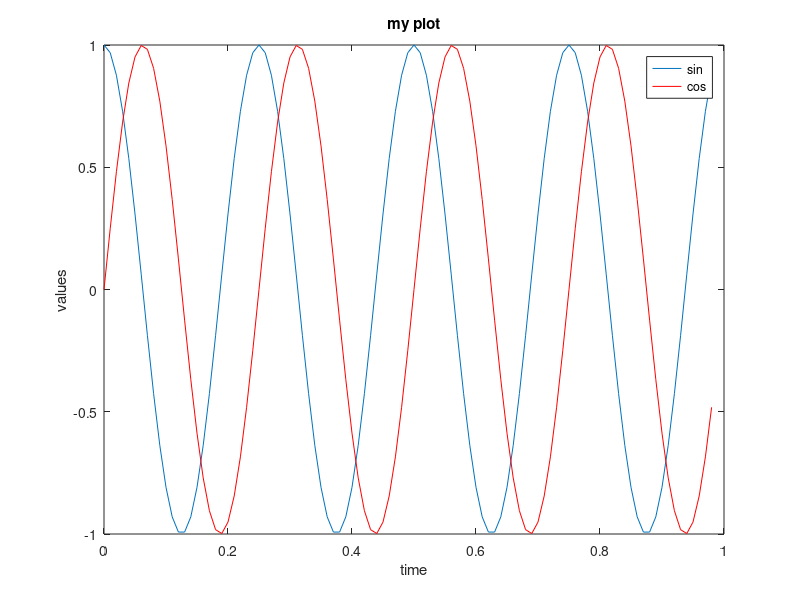
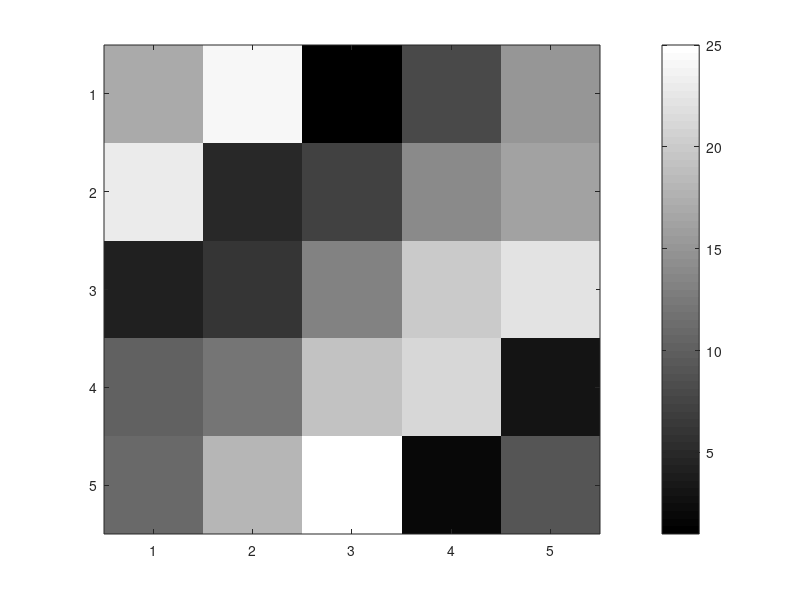

MATLAB code for these plots, in order:
t = [0:0.01:0.98];
y1 = sin(2*pi*4*t);
plot(t, y1) % Plot x=t, y=y1

y2 = cos(2*pi*4*t);
plot(t, y2) % Plot x=t, y=y2, replaces the previous plot

hold on; % Males Octave to preserve previous plot and plot on top of that
plot(t, y1, "r") % r = red
xlabel("time")
ylabel("values")
legend("sin", "cos")
title("my plot")

print -dpng "myplot.png" % Saves the plot as PNG formatted image

disp("Press enter to continue")
pause
close % Closes the plot

figure(1); plot(t, y1); % Plots two separate plots in separate windows
figure(2); plot(t, y2);

disp("Press enter to continue")
pause
close(1)
close(2)

subplot(1,2,1) % Divides the plot to 1x2 grid, starts from the first element
plot(t, y1);
subplot(1,2,2);
plot(t, y2);
axis([0.5 1 -1 1]) % Change axis scale

disp("Press enter to continue")
pause
clf; % Clears the plot area

A = magic(5);
imagesc(A); % Prints a colour grid where each value is represented by a different colour
disp("Press enter to continue")
pause

imagesc(A), colorbar, colormap gray; % Comma chaining of function calls

a = 1, b = 2, c = 3
a = 1; b = 2; c = 3;
